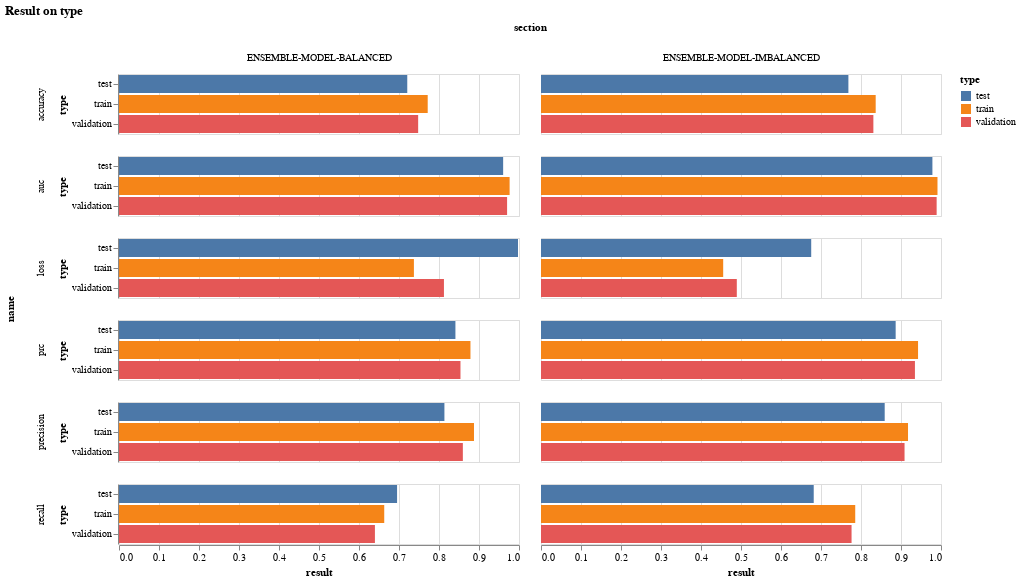

Here is the notebook cell this chart was saved with:
### Code cell
ensenble_melted_result=model_result_df(ENSEMBLE_RESULTS)
alt.Chart(ensenble_melted_result, title="Result on type").mark_bar().encode(
  y='type',
  x='result',
  color='type',
    row='name',
    column='section',
)

### Figure 1 — Vega-Lite specification as saved in the notebook (floating-point values rounded to 4 significant figures)
{"config": {"view": {"continuousWidth": 400, "continuousHeight": 300}}, "data": {"name": "data-b25f38c3a36d22571409cba17ccfa82f"}, "mark": "bar", "encoding": {"color": {"type": "nominal", "field": "type"}, "column": {"type": "nominal", "field": "section"}, "row": {"type": "nominal", "field": "name"}, "x": {"type": "quantitative", "field": "result"}, "y": {"type": "nominal", "field": "type"}}, "title": "Result on type", "$schema": "https://vega.github.io/schema/vega-lite/v4.8.1.json", "datasets": {"data-b25f38c3a36d22571409cba17ccfa82f": [{"name": "loss", "section": "ENSEMBLE-MODEL-IMBALANCED", "type": "train", "result": 0.4555}, {"name": "accuracy", "section": "ENSEMBLE-MODEL-IMBALANCED", "type": "train", "result": 0.8367}, {"name": "precision", "section": "ENSEMBLE-MODEL-IMBALANCED", "type": "train", "result": 0.9176}, {"name": "recall", "section": "ENSEMBLE-MODEL-IMBALANCED", "type": "train", "result": 0.7856}, {"name": "auc", "section": "ENSEMBLE-MODEL-IMBALANCED", "type": "train", "result": 0.9912}, {"name": "prc", "section": "ENSEMBLE-MODEL-IMBALANCED", "type": "train", "result": 0.9426}, {"name": "loss", "section": "ENSEMBLE-MODEL-BALANCED", "type": "train", "result": 0.7373}, {"name": "accuracy", "section": "ENSEMBLE-MODEL-BALANCED", "type": "train", "result": 0.7718}, {"name": "precision", "section": "ENSEMBLE-MODEL-BALANCED", "type": "train", "result": 0.8875}, {"name": "recall", "section": "ENSEMBLE-MODEL-BALANCED", "type": "train", "result": 0.6631}, {"name": "auc", "section": "ENSEMBLE-MODEL-BALANCED", "type": "train", "result": 0.9765}, {"name": "prc", "section": "ENSEMBLE-MODEL-BALANCED", "type": "train", "result": 0.8786}, {"name": "loss", "section": "ENSEMBLE-MODEL-IMBALANCED", "type": "validation", "result": 0.4895}, {"name": "accuracy", "section": "ENSEMBLE-MODEL-IMBALANCED", "type": "validation", "result": 0.8309}, {"name": "precision", "section": "ENSEMBLE-MODEL-IMBALANCED", "type": "validation", "result": 0.9089}, {"name": "recall", "section": "ENSEMBLE-MODEL-IMBALANCED", "type": "validation", "result": 0.7764}, {"name": "auc", "section": "ENSEMBLE-MODEL-IMBALANCED", "type": "validation", "result": 0.9891}, {"name": "prc", "section": "ENSEMBLE-MODEL-IMBALANCED", "type": "validation", "result": 0.9348}, {"name": "loss", "section": "ENSEMBLE-MODEL-BALANCED", "type": "validation", "result": 0.8124}, {"name": "accuracy", "section": "ENSEMBLE-MODEL-BALANCED", "type": "validation", "result": 0.7479}, {"name": "precision", "section": "ENSEMBLE-MODEL-BALANCED", "type": "validation", "result": 0.8596}, {"name": "recall", "section": "ENSEMBLE-MODEL-BALANCED", "type": "validation", "result": 0.6398}, {"name": "auc", "section": "ENSEMBLE-MODEL-BALANCED", "type": "validation", "result": 0.9702}, {"name": "prc", "section": "ENSEMBLE-MODEL-BALANCED", "type": "validation", "result": 0.8537}, {"name": "loss", "section": "ENSEMBLE-MODEL-IMBALANCED", "type": "test", "result": 0.6755}, {"name": "accuracy", "section": "ENSEMBLE-MODEL-IMBALANCED", "type": "test", "result": 0.7685}, {"name": "precision", "section": "ENSEMBLE-MODEL-IMBALANCED", "type": "test", "result": 0.8592}, {"name": "recall", "section": "ENSEMBLE-MODEL-IMBALANCED", "type": "test", "result": 0.6818}, {"name": "auc", "section": "ENSEMBLE-MODEL-IMBALANCED", "type": "test", "result": 0.9785}, {"name": "prc", "section": "ENSEMBLE-MODEL-IMBALANCED", "type": "test", "result": 0.8867}, {"name": "loss", "section": "ENSEMBLE-MODEL-BALANCED", "type": "test", "result": 0.9975}, {"name": "accuracy", "section": "ENSEMBLE-MODEL-BALANCED", "type": "test", "result": 0.7207}, {"name": "precision", "section": "ENSEMBLE-MODEL-BALANCED", "type": "test", "result": 0.8135}, {"name": "recall", "section": "ENSEMBLE-MODEL-BALANCED", "type": "test", "result": 0.6952}, {"name": "auc", "section": "ENSEMBLE-MODEL-BALANCED", "type": "test", "result": 0.9604}, {"name": "prc", "section": "ENSEMBLE-MODEL-BALANCED", "type": "test", "result": 0.8411}]}}
